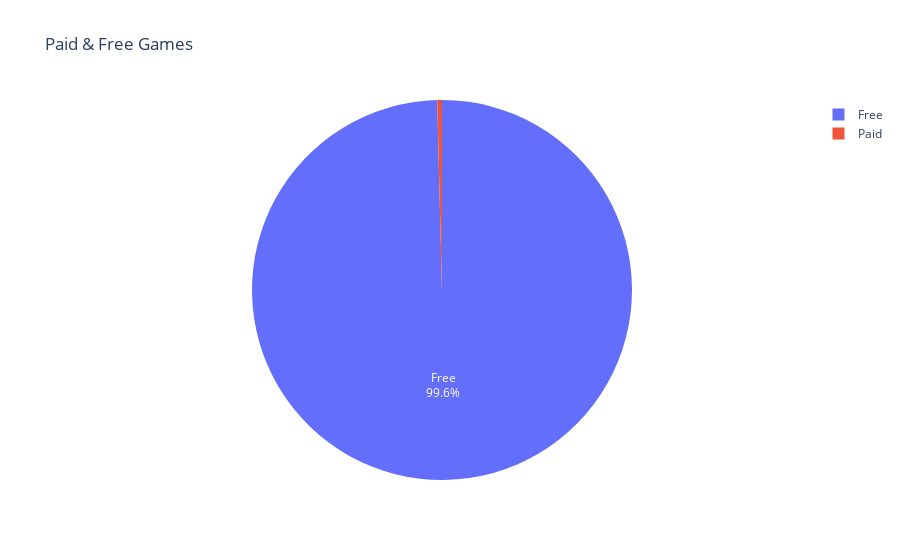

The code cell stored with this chart in its notebook:
### Code cell
paid_free= df['paid'].value_counts()
label =['Free','Paid']
fig = px.pie(paid_free, values=df['paid'].value_counts().values, names=label,
             title='Paid & Free Games')
fig.update_traces(textposition='inside', textinfo='percent+label')
fig.show()
#Make sense as people would download more of free game and 
#game inventors still could make money by advertising and selling items inside the game

### Figure 1 — Plotly figure (JSON) as saved in the notebook; plotly's stock layout.template omitted (floating-point values rounded to 4 significant figures)
{"data": [{"domain": {"x": [0, 1], "y": [0, 1]}, "hovertemplate": "label=%{label}<br>value=%{value}<extra></extra>", "labels": ["Free", "Paid"], "legendgroup": "", "name": "", "showlegend": true, "textinfo": "percent+label", "textposition": "inside", "type": "pie", "values": [1723, 7]}], "layout": {"legend": {"tracegroupgap": 0}, "title": {"text": "Paid & Free Games"}}}
